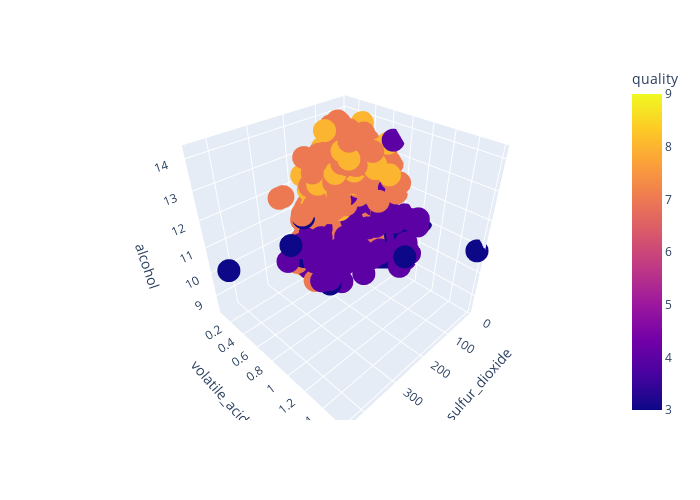

The code cell stored with this chart in its notebook:
### Code cell
import plotly.express as px
fig = px.scatter_3d(xf, 
                    x='total_sulfur_dioxide', 
                    y='volatile_acidity', 
                    z='alcohol',
                    color='quality'
                    )
fig.update_layout(width=700, height=500)
# fig.update_layout(margin={"r":0,"t":0,"l":10,"b":0})
fig.show()

### Figure 1 — Plotly figure (JSON) as saved in the notebook; plotly's stock layout.template omitted (floating-point values rounded to 4 significant figures; data arrays with more than 128 entries replaced by an {"elided": "..."} marker saying what was removed)
{"data": [{"hovertemplate": "total_sulfur_dioxide=%{x}<br>volatile_acidity=%{y}<br>alcohol=%{z}<br>quality=%{marker.color}<extra></extra>", "legendgroup": "", "marker": {"color": {"elided": "930 int values"}, "coloraxis": "coloraxis", "symbol": "circle"}, "mode": "markers", "name": "", "scene": "scene", "showlegend": false, "type": "scatter3d", "x": {"elided": "930 float values"}, "y": {"elided": "930 float values"}, "z": {"elided": "930 float values"}}], "layout": {"coloraxis": {"colorbar": {"title": {"text": "quality"}}, "colorscale": [[0, "#0d0887"], [0.1111, "#46039f"], [0.2222, "#7201a8"], [0.3333, "#9c179e"], [0.4444, "#bd3786"], [0.5556, "#d8576b"], [0.6667, "#ed7953"], [0.7778, "#fb9f3a"], [0.8889, "#fdca26"], [1, "#f0f921"]]}, "height": 500, "legend": {"tracegroupgap": 0}, "margin": {"t": 60}, "scene": {"domain": {"x": [0, 1], "y": [0, 1]}, "xaxis": {"title": {"text": "total_sulfur_dioxide"}}, "yaxis": {"title": {"text": "volatile_acidity"}}, "zaxis": {"title": {"text": "alcohol"}}}, "width": 700}}
